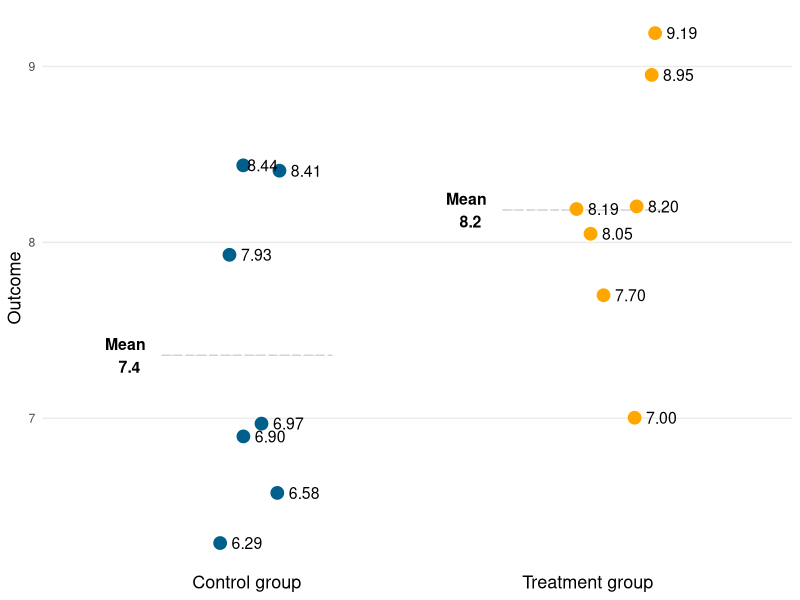
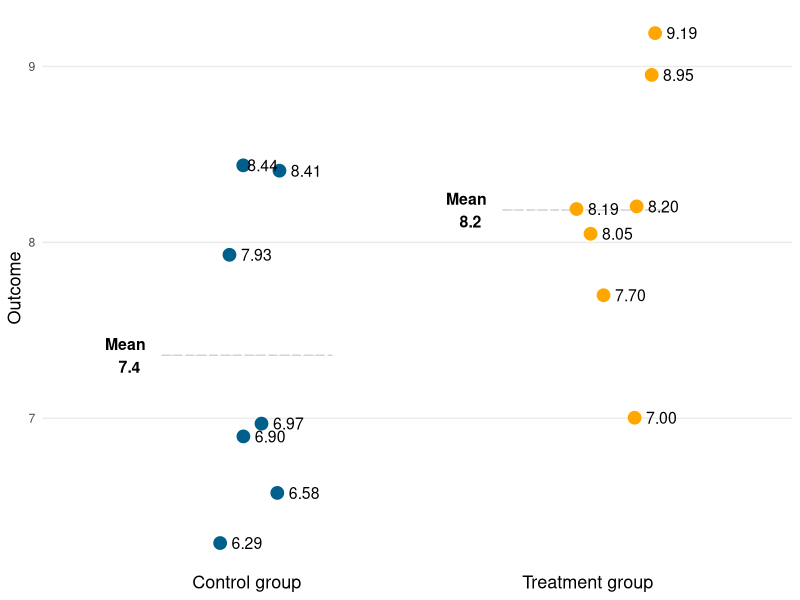

The R script that drew these images, in order:
## ----setup--------------------------------------------------------------------
library(ggplot2)
library(ggrepel)


## -----------------------------------------------------------------------------
#| label: set_parameters
n <- 14 # n observations
p <- 8 # p potential confounders
te <- 0 # treatment effect beta_t
coef_size <- 1 # beta_p (taken as constant for all confounders)
distr <- "rnorm" # for standard-normally distributed confounders
confounder_mean <- 1 # mean of potential confounding variables
confounder_sd <- 0.5 # standard deviation of potential confounding variables


## -----------------------------------------------------------------------------
#| label: confounder_function
# function to simulate n observations of p confounding variables from a given distribution function
generate_confounders <- function(n, p, distr = "rnorm", ...) {
    res <- sapply(1:p, FUN = function(x) {
        do.call(distr, args = list(n = n, mean = confounder_mean, sd = confounder_sd, ...))
        })
}


## ----generate_confounders-----------------------------------------------------
#| label: generate_anovas

generate_anovas <- function(n, p, te, coef_size, distr) {

    # record the initial random seed that will be used in this function
    seed <- .Random.seed

    # generate potential confounders
    X <- generate_confounders(n = n, p = p, distr = distr)
    
    # set effect of counfounders
    beta <- rep(coef_size, p)

    # randomize treatment
    treat <- sample(rep(0:1, n / 2))

    # compute the "true" outcome y
    y <- te * treat + X %*% beta
    
    # fit linear regression model for treatment
    fit_lm <- lm(y ~ treat)

    # conduct analysis of variance
    fit <- anova(fit_lm)

    # get differences in means between groups (may be used for non-binary confounders)
    mean_diff <- apply(
        X, 2, function(x) {
            mean(x[which(treat == 1)]) - mean(x[which(treat == 0)])
            }
        )

    res <- list(
        y = y,
        treat = treat,
        X = X,
        mean_diff = mean_diff,
        var_within = fit["Residuals", "Mean Sq"],
        var_between = fit["treat", "Mean Sq"],
        f = fit["treat", "F value"],
        pval = fit["treat", "Pr(>F)"],
        ci = confint(fit_lm)
        )
    
    # return random seed as an attribute (analogous to stats:::simulate.lm)
    attr(res, "seed") <- seed

    return(res)
}


## -----------------------------------------------------------------------------
#| label: simulate_data
n_simul <-101
sum_mean_diff <- numeric(n_simul)
seeds <- vector(mode = "list", length = n_simul)

set.seed(1)
for (i in 1:n_simul) {
    anova_sim <- generate_anovas(
        n = n, p = p, te = te, coef_size = coef_size, distr = distr
        )
    sum_mean_diff[i] <- sum(anova_sim$mean_diff)
    seeds[[i]] <- attr(anova_sim, "seed")
}

# retrieve the 75%-quantile case be choosing the seed that corresponds to the median sum of mean differences
seed_index <- which(sum_mean_diff == quantile(sum_mean_diff, 0.75))
.Random.seed <- seeds[[seed_index]]
example_anova <- generate_anovas(n = n, p = p, te = te, coef_size = coef_size, distr = distr)



## -----------------------------------------------------------------------------
# store data for plotting in a data frame
plot_df <- data.frame(
    treat = ifelse(
        example_anova$treat == 1, "Treatment group", "Control group"
        ),
    y = example_anova$y
    )

group_means <- aggregate(y ~ treat, data = plot_df, FUN = mean)


## -----------------------------------------------------------------------------
#| label: print_data
print(plot_df[order(plot_df$treat), c("treat", "y")], row.names = FALSE)


## -----------------------------------------------------------------------------
#| label: plot_figure1

jittersettings <- position_jitter(height = 0, width = 0.2, seed = 22)

fig1 <- ggplot(data = plot_df, aes(x = treat, y = y)) +
    geom_crossbar(
        data = group_means,
        aes(y = y, ymin = y, ymax = y),
        colour = "lightgrey", 
        linetype = "dashed",
        alpha = 0.5,
        fatten = 0.5,
        width = 0.5
        ) +
    geom_text(
        data = group_means,
        aes(label = paste("Mean \n", round(y, 1))),
        size = 4,
        nudge_x = -0.35,
        family = "Helvetica",
        fontface = "bold"
        ) +
    geom_point(
    	aes(color = treat),
    	size = 4,
    	position= jittersettings
    	) +
    scale_color_manual(values = c(
      "Control group" = "#00608b", # blue
      "Treatment group" = "#ffa600" # yellow-orange
      #"Control group"= "#58508D", # purple-blue
      #"Treatment group" = "#FF6361" # red
      )) + 
    geom_text_repel(
        aes(label = format(round(y, 2), nsmall = 2)), 
    	#nudge_x = 0.2,        # Nudge labels to the right of the points
    	direction = "x",      # Only nudge horizontally
    	hjust = -0.35,            # Align text to the left
    	segment.size = 0,   # Line connecting point and text
    	#segment.alpha = 0,
    	segment.color = NA,
    	point.padding = 0,  # Padding between point and text
    	box.padding = 0,     # Padding around the text box
    	position = jittersettings,
    	size = 4,
    	family = "Helvetica"
     	) +    	
    theme_minimal() +
    ylab("Outcome") +
    # reverse order on x-axis
    scale_x_discrete(limits = rev(levels(plot_df$treat))) +
    theme(
    	legend.position = "none",
    	text = element_text(family = "Helvetica"),
        axis.title.x = element_blank(),
        panel.grid.major.x = element_blank(),
        panel.grid.minor.y = element_blank(),
        axis.title.y = element_text(family="Helvetica", size = 13),
        axis.text.x = element_text(family="Helvetica", size = 13, color = "black")
        ) 
    #ggtitle("A hypothetical randomized trial")

fig1
ggsave("figures/figure1.pdf", fig1, height = 4, width = 7)


